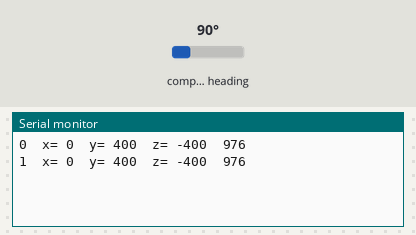
This sketch was run on a simulated Arduino Uno, built with avr-gcc and run on an emulated ATmega328P. On the bench: the last lines printed to the serial monitor. Wiring (inferred from the names in the program): HMC5883L compass at I2C address 0x1E. The inputs (shaded band) are chosen by the test bench; at power-on: compass heading 90°.

Above: at 1.8 s.
1.9 s: compass heading set to 7°
At 2.8 s:
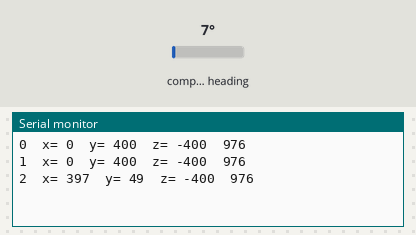
3.4 s: compass heading set to 90°
At 4.8 s:
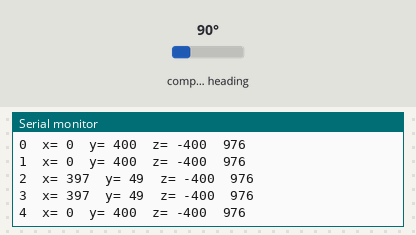
Timing chart, 0 to 6.4 s (numbered marks = the images above; inputs shaded):
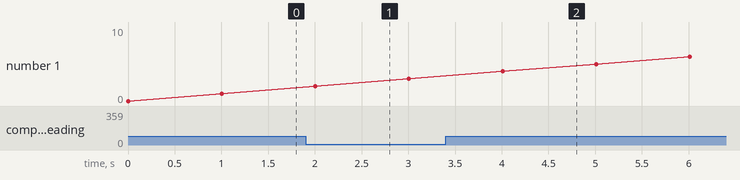

Measured:
- after the input at 1.9 s, the serial monitor: prints a new line after 0.11 s (image 1)
- after the input at 3.4 s, the serial monitor: prints a new line after 0.61 s (image 2)

The sketch:

testMagnetometer.ino
```cpp
//Tiempo ejecucion 960 uS
#include <Wire.h>

#define ADDRESSHMC 0x1E //0011110b, I2C 7bit address of HMC5883

static int cnt=0;

void setup() {
  // put your setup code here, to run once:
  Serial.begin(9600);
  setupMagnetometer();
}


void setupMagnetometer(){
  Wire.begin(); //creo que esta línea es innecesaria
  Wire.beginTransmission(ADDRESSHMC); //open communication with HMC5883
  Wire.write(0x02); //select mode register : Pag 11 datasheet
  Wire.write(0x00); //continue measurement mode : Pag 14 datasheet
  Wire.endTransmission();
}

void getMagnetometer(int* result){
  int x, y, z;  //16 bit : 2 byte
  Wire.beginTransmission(ADDRESSHMC);
  Wire.write(0x03); //select register 3, X MSB register -> Pag: 11 datasheet
  Wire.endTransmission();
  //Read data from each axis, 2 registers per axis
  Wire.requestFrom(ADDRESSHMC, 6); //Wire.requestFrom(address, quantity)                              //quantity: the number of bytes to request
  if(6<=Wire.available()){ //receive() : The next byte received.
    x = Wire.read()<<8; //X msb
    x |= Wire.read(); //X lsb
    z = Wire.read()<<8; //Z msb
    z |= Wire.read(); //Z lsb
    y = Wire.read()<<8; //Y msb
    y |= Wire.read(); //Y lsb
  }else{
    x=-1;
    y=-1;
    z=-1;
  }
  result[0]=x;
  result[1]=y;
  result[2]=z;
}


void loop() {
  // put your main code here, to run repeatedly:
  int* magnetometerResult=(int*)malloc(3*sizeof(int));
  long time1, time2;
  while(1){
  time1 = micros();
  getMagnetometer(magnetometerResult);
  time2 = micros();
  // Print out the measurement:
  Serial.print(cnt++);
  if(magnetometerResult[0]==-1 && magnetometerResult[1]==-1 && magnetometerResult[2]==-1){
    Serial.println("ERROR");
  }else{
    Serial.print("\tx= ");
    Serial.print(magnetometerResult[0]);
    Serial.print("\ty= ");
    Serial.print(magnetometerResult[1]);
    Serial.print("\tz= ");
    Serial.print(magnetometerResult[2]);
  }
  Serial.print("\t");
  Serial.println(time2-time1);
  delay(1000);
  }
}
```
